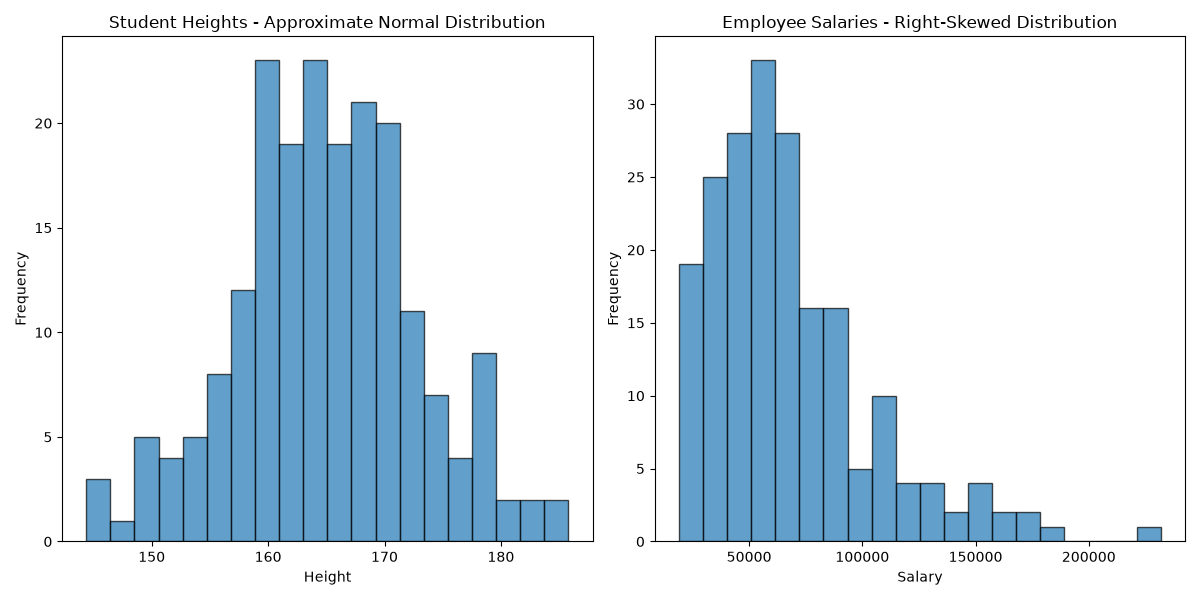
#> input picture day_10/Day6_Statistics/charts/distribution_histograms.png, 1200 x 600 px
$ python -i preprocessing.py   (imports and definitions only)
#> lines starting #> are read from the running program, lines starting #| are printed output that depends on the picture
from __future__ import annotations

from PIL import Image, ImageFilter, ImageEnhance


def resize_image(image, width=None, height=None):
    if width is None and height is None:
        return image.copy()
    if width is not None and height is None:
        ratio = width / image.width
        height = max(1, int(image.height * ratio))
    elif height is not None and width is None:
        ratio = height / image.height
        width = max(1, int(image.width * ratio))
    return image.resize((width, height), Image.Resampling.LANCZOS)


def crop_image(image, box):
    return image.crop(box)


def rotate_image(image, angle=90):
    return image.rotate(angle, expand=True)


def grayscale_image(image):
    return image.convert("L")


def denoise_image(image):
    return image.filter(ImageFilter.MedianFilter(size=3))


def adjust_contrast(image, factor=1.5):
    enhancer = ImageEnhance.Contrast(image)
    return enhancer.enhance(factor)


def preprocess_document(image, operations=None):
    result = image.copy()
    operations = operations or ["grayscale", "contrast", "resize"]
    for operation in operations:
        if operation == "grayscale":
            result = grayscale_image(result)
        elif operation == "contrast":
            result = adjust_contrast(result, factor=1.6)
        elif operation == "resize":
            result = resize_image(result, width=1600)
        elif operation == "denoise":
            result = denoise_image(result)
    return result


def preprocess_for_ocr(image):
    return preprocess_document(image, operations=["grayscale", "contrast", "denoise", "resize"])

>>> from PIL import Image
>>> picture = Image.open('../../../day_10/Day6_Statistics/charts/distribution_histograms.png')
#> picture is the input picture: PIL image 1200x600 RGBA; mean R, G, B, A 212.5, 226.2, 235.9, 255
>>> result = preprocess_document(picture)
#> the loop in preprocess_document, `for operation in operations:` made 3 passes
#> pass 1, in preprocess_document, `result = grayscale_image(result)`:
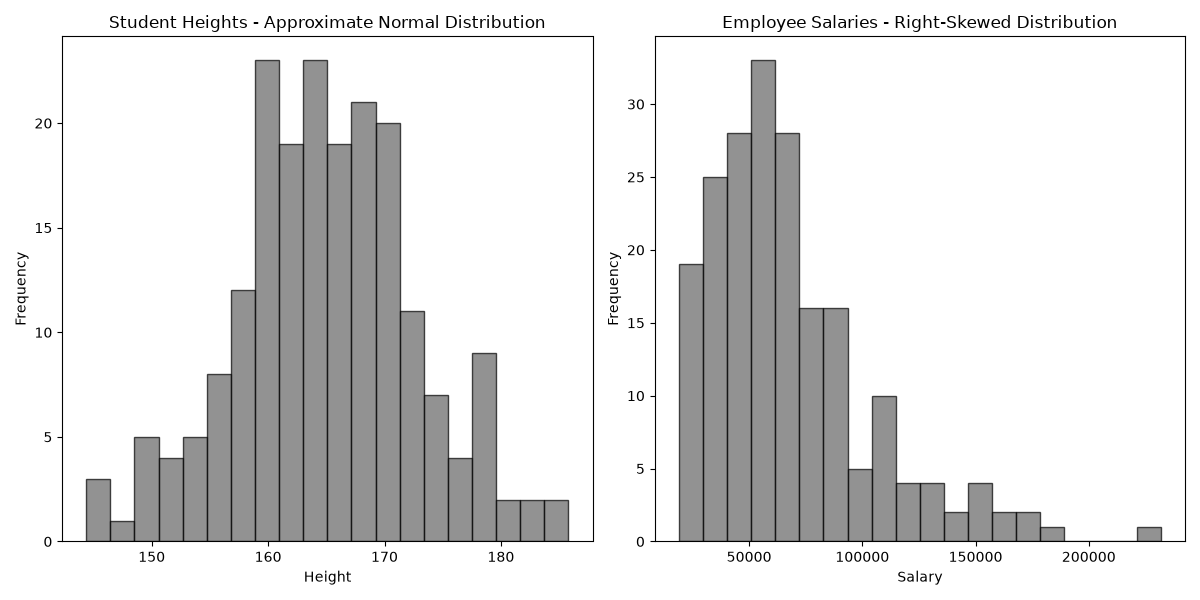
#> result: PIL image 1200x600 L; min 0, max 255, mean 223.3
#> pass 2, in preprocess_document, `result = adjust_contrast(result, factor=1.6)`:
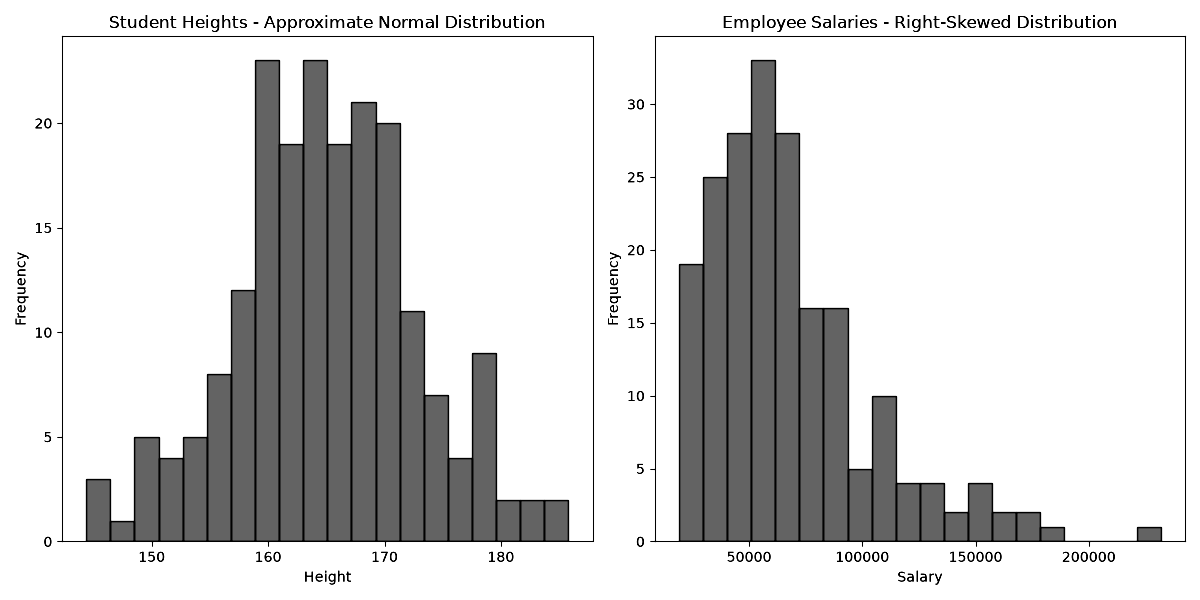
#> result: PIL image 1200x600 L; min 0, max 255, mean 211.6

$ run again, on day_10/Day6_Statistics/charts/student_analysis_summary.png
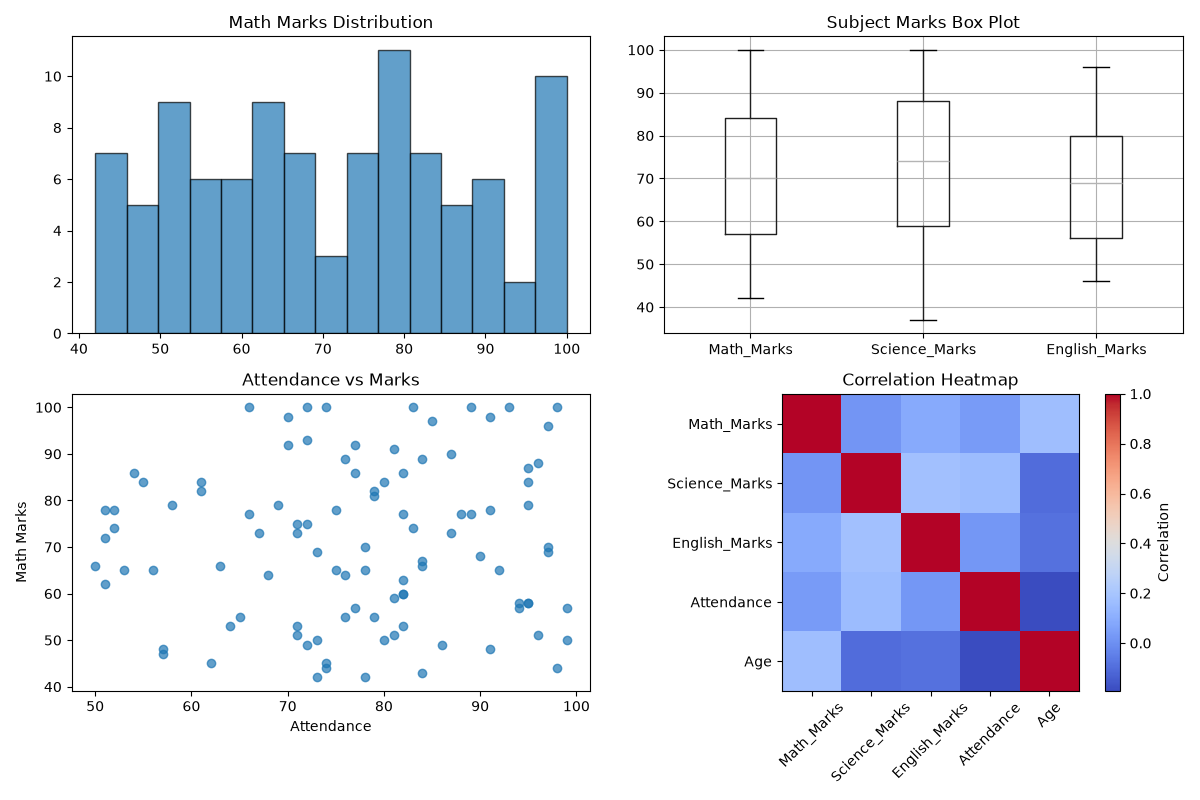
#> input picture day_10/Day6_Statistics/charts/student_analysis_summary.png, 1200 x 800 px
#> picture is the input picture: PIL image 1200x800 RGBA; mean R, G, B, A 223.1, 227.4, 238.4, 255
#> the loop in preprocess_document, `for operation in operations:` made 3 passes
#> pass 1, in preprocess_document, `result = grayscale_image(result)`:
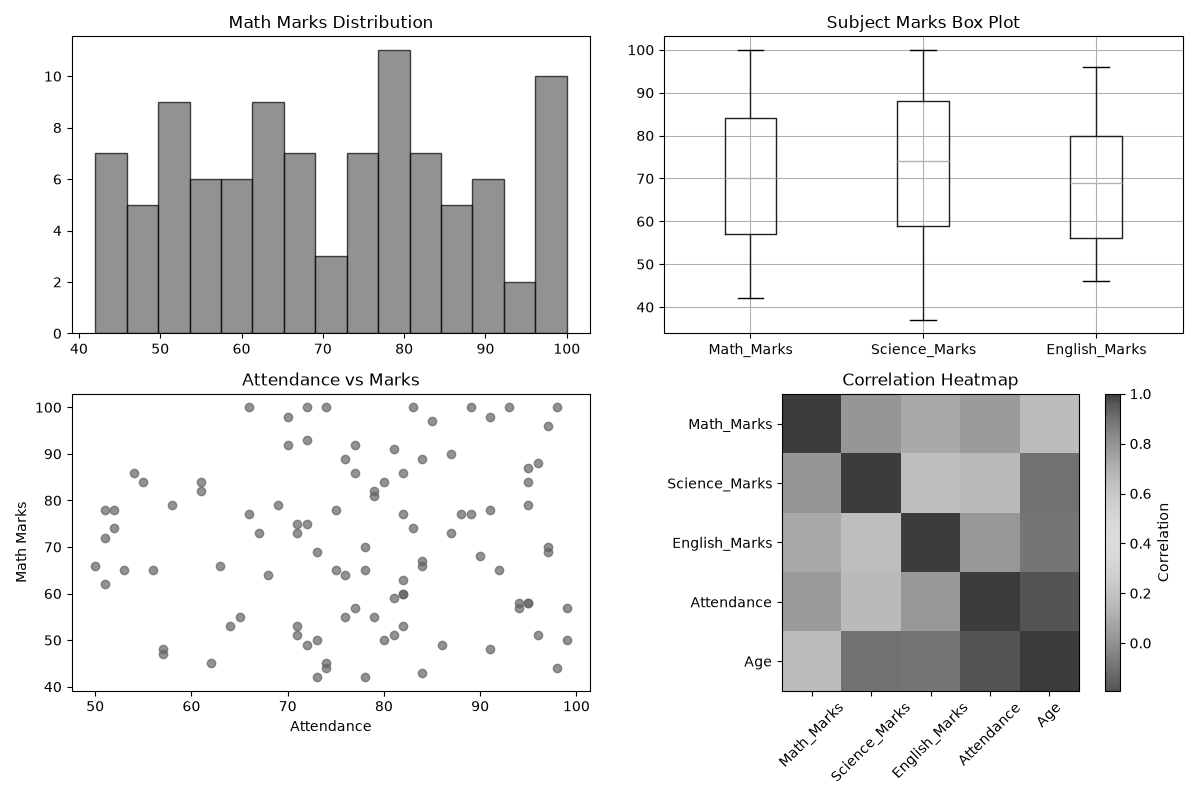
#> result: PIL image 1200x800 L; min 0, max 255, mean 227.4
#> pass 2, in preprocess_document, `result = adjust_contrast(result, factor=1.6)`:
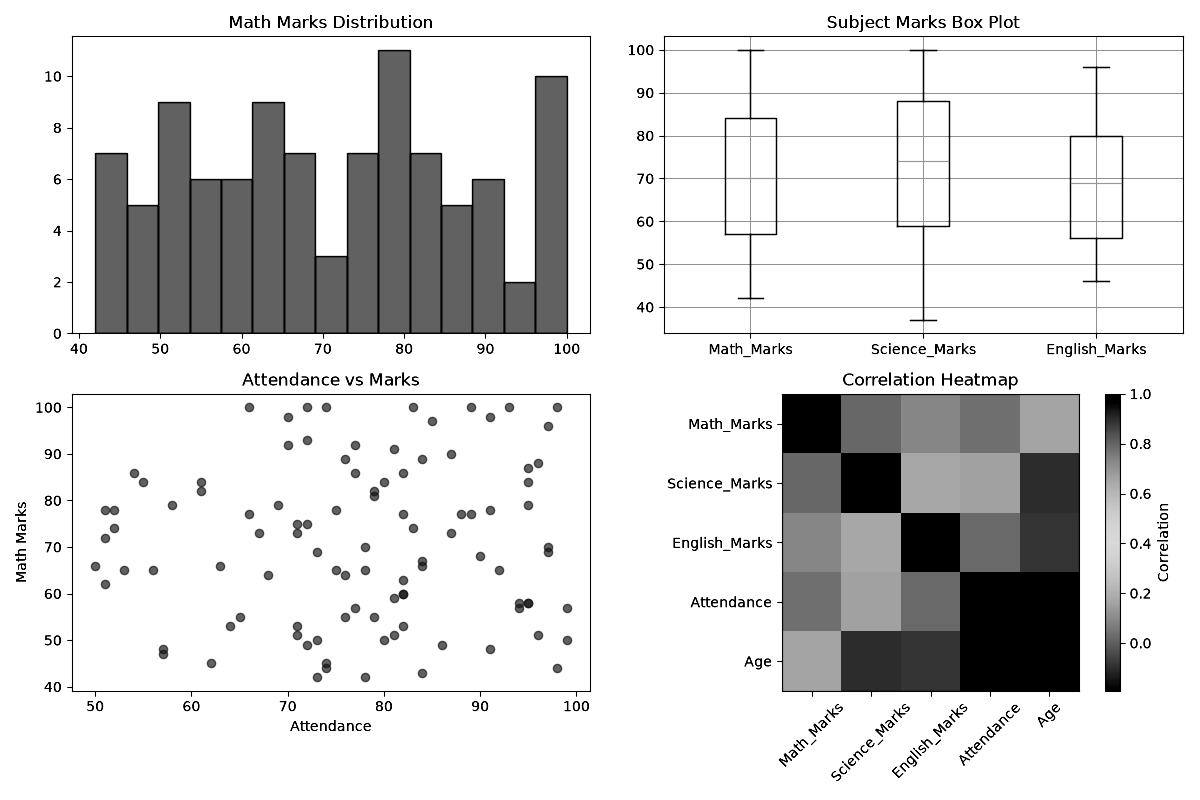
#> result: PIL image 1200x800 L; min 0, max 255, mean 217.5
